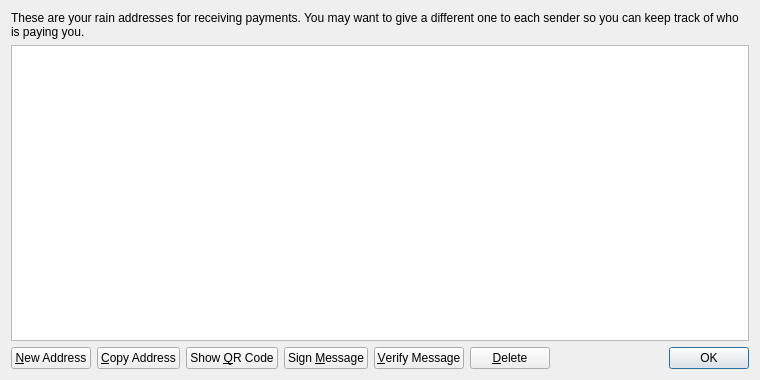
<?xml version="1.0" encoding="UTF-8"?>
<ui version="4.0">
 <class>AddressBookPage</class>
 <widget class="QWidget" name="AddressBookPage">
  <property name="geometry">
   <rect>
    <x>0</x>
    <y>0</y>
    <width>760</width>
    <height>380</height>
   </rect>
  </property>
  <property name="windowTitle">
   <string>Address Book</string>
  </property>
  <property name="styleSheet">
   <string notr="true">QListView { background: transparent; }</string>
  </property>
  <layout class="QVBoxLayout" name="verticalLayout">
   <item>
    <widget class="QLabel" name="labelExplanation">
     <property name="text">
      <string>These are your rain addresses for receiving payments. You may want to give a different one to each sender so you can keep track of who is paying you.</string>
     </property>
     <property name="textFormat">
      <enum>Qt::PlainText</enum>
     </property>
     <property name="wordWrap">
      <bool>true</bool>
     </property>
    </widget>
   </item>
   <item>
    <widget class="QTableView" name="tableView">
     <property name="contextMenuPolicy">
      <enum>Qt::CustomContextMenu</enum>
     </property>
     <property name="toolTip">
      <string>Double-click to edit address or label</string>
     </property>
     <property name="styleSheet">
      <string notr="true"/>
     </property>
     <property name="tabKeyNavigation">
      <bool>false</bool>
     </property>
     <property name="alternatingRowColors">
      <bool>true</bool>
     </property>
     <property name="selectionMode">
      <enum>QAbstractItemView::SingleSelection</enum>
     </property>
     <property name="selectionBehavior">
      <enum>QAbstractItemView::SelectRows</enum>
     </property>
     <property name="sortingEnabled">
      <bool>true</bool>
     </property>
     <attribute name="verticalHeaderVisible">
      <bool>false</bool>
     </attribute>
    </widget>
   </item>
   <item>
    <layout class="QHBoxLayout" name="horizontalLayout">
     <item>
      <widget class="QPushButton" name="newAddressButton">
       <property name="toolTip">
        <string>Create a new address</string>
       </property>
       <property name="styleSheet">
        <string notr="true"/>
       </property>
       <property name="text">
        <string>&amp;New Address</string>
       </property>
       <property name="icon">
        <iconset resource="../bitcoin.qrc">
         <normaloff>:/icons/add</normaloff>:/icons/add</iconset>
       </property>
      </widget>
     </item>
     <item>
      <widget class="QPushButton" name="copyToClipboard">
       <property name="toolTip">
        <string>Copy the currently selected address to the system clipboard</string>
       </property>
       <property name="styleSheet">
        <string notr="true"/>
       </property>
       <property name="text">
        <string>&amp;Copy Address</string>
       </property>
       <property name="icon">
        <iconset resource="../bitcoin.qrc">
         <normaloff>:/icons/editcopy</normaloff>:/icons/editcopy</iconset>
       </property>
      </widget>
     </item>
     <item>
      <widget class="QPushButton" name="showQRCode">
       <property name="styleSheet">
        <string notr="true"/>
       </property>
       <property name="text">
        <string>Show &amp;QR Code</string>
       </property>
       <property name="icon">
        <iconset resource="../bitcoin.qrc">
         <normaloff>:/icons/qrcode</normaloff>:/icons/qrcode</iconset>
       </property>
      </widget>
     </item>
     <item>
      <widget class="QPushButton" name="signMessage">
       <property name="toolTip">
        <string>Sign a message to prove you own an rain address</string>
       </property>
       <property name="styleSheet">
        <string notr="true"/>
       </property>
       <property name="text">
        <string>Sign &amp;Message</string>
       </property>
       <property name="icon">
        <iconset resource="../bitcoin.qrc">
         <normaloff>:/icons/edit</normaloff>:/icons/edit</iconset>
       </property>
      </widget>
     </item>
     <item>
      <widget class="QPushButton" name="verifyMessage">
       <property name="toolTip">
        <string>Verify a message to ensure it was signed with a specified rain address</string>
       </property>
       <property name="styleSheet">
        <string notr="true"/>
       </property>
       <property name="text">
        <string>&amp;Verify Message</string>
       </property>
       <property name="icon">
        <iconset resource="../bitcoin.qrc">
         <normaloff>:/icons/transaction_0</normaloff>:/icons/transaction_0</iconset>
       </property>
      </widget>
     </item>
     <item>
      <widget class="QPushButton" name="deleteButton">
       <property name="toolTip">
        <string>Delete the currently selected address from the list</string>
       </property>
       <property name="styleSheet">
        <string notr="true"/>
       </property>
       <property name="text">
        <string>&amp;Delete</string>
       </property>
       <property name="icon">
        <iconset resource="../bitcoin.qrc">
         <normaloff>:/icons/remove</normaloff>:/icons/remove</iconset>
       </property>
      </widget>
     </item>
     <item>
      <spacer name="horizontalSpacer">
       <property name="orientation">
        <enum>Qt::Horizontal</enum>
       </property>
       <property name="sizeHint" stdset="0">
        <size>
         <width>40</width>
         <height>20</height>
        </size>
       </property>
      </spacer>
     </item>
     <item>
      <widget class="QDialogButtonBox" name="buttonBox">
       <property name="sizePolicy">
        <sizepolicy hsizetype="Maximum" vsizetype="Fixed">
         <horstretch>0</horstretch>
         <verstretch>0</verstretch>
        </sizepolicy>
       </property>
       <property name="styleSheet">
        <string notr="true"/>
       </property>
       <property name="standardButtons">
        <set>QDialogButtonBox::Ok</set>
       </property>
      </widget>
     </item>
    </layout>
   </item>
  </layout>
 </widget>
 <resources>
  <include location="../bitcoin.qrc"/>
 </resources>
 <connections/>
</ui>
